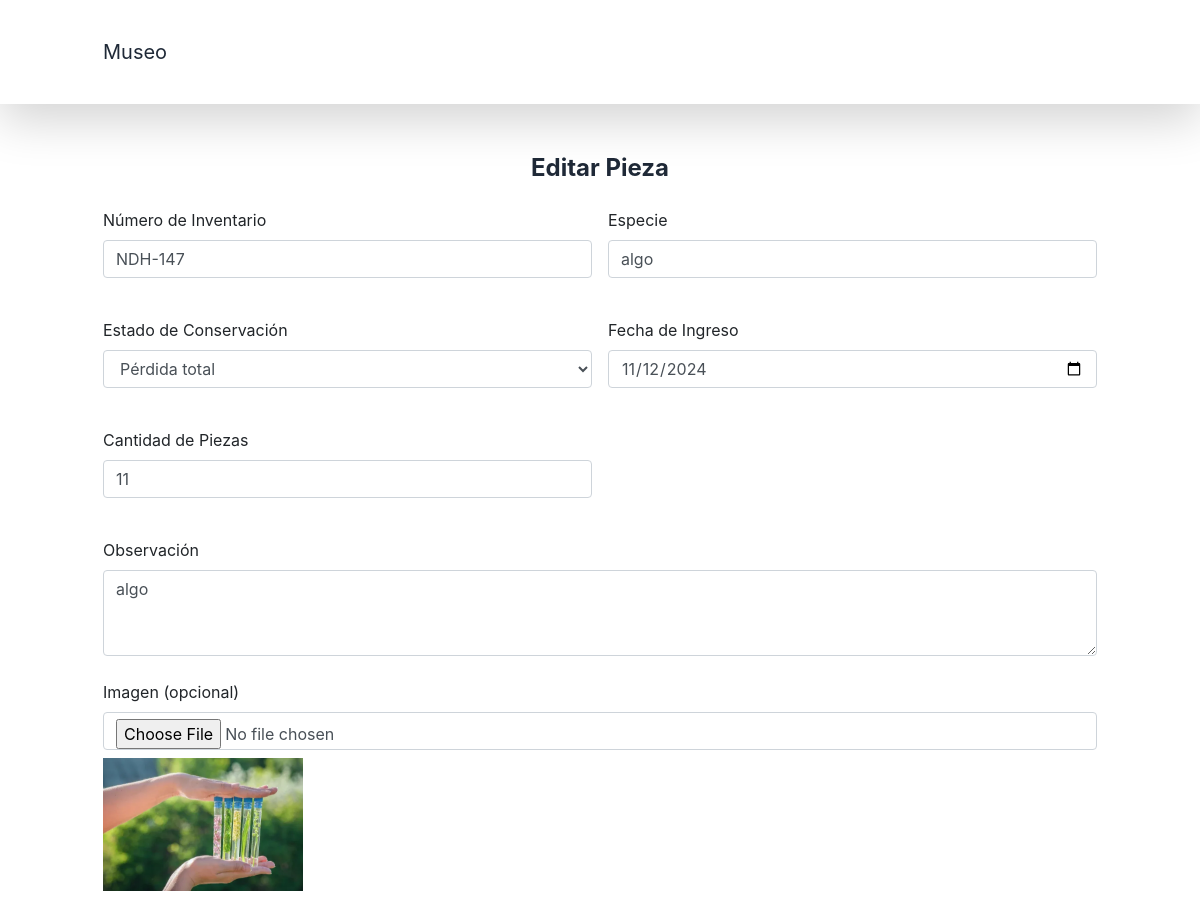
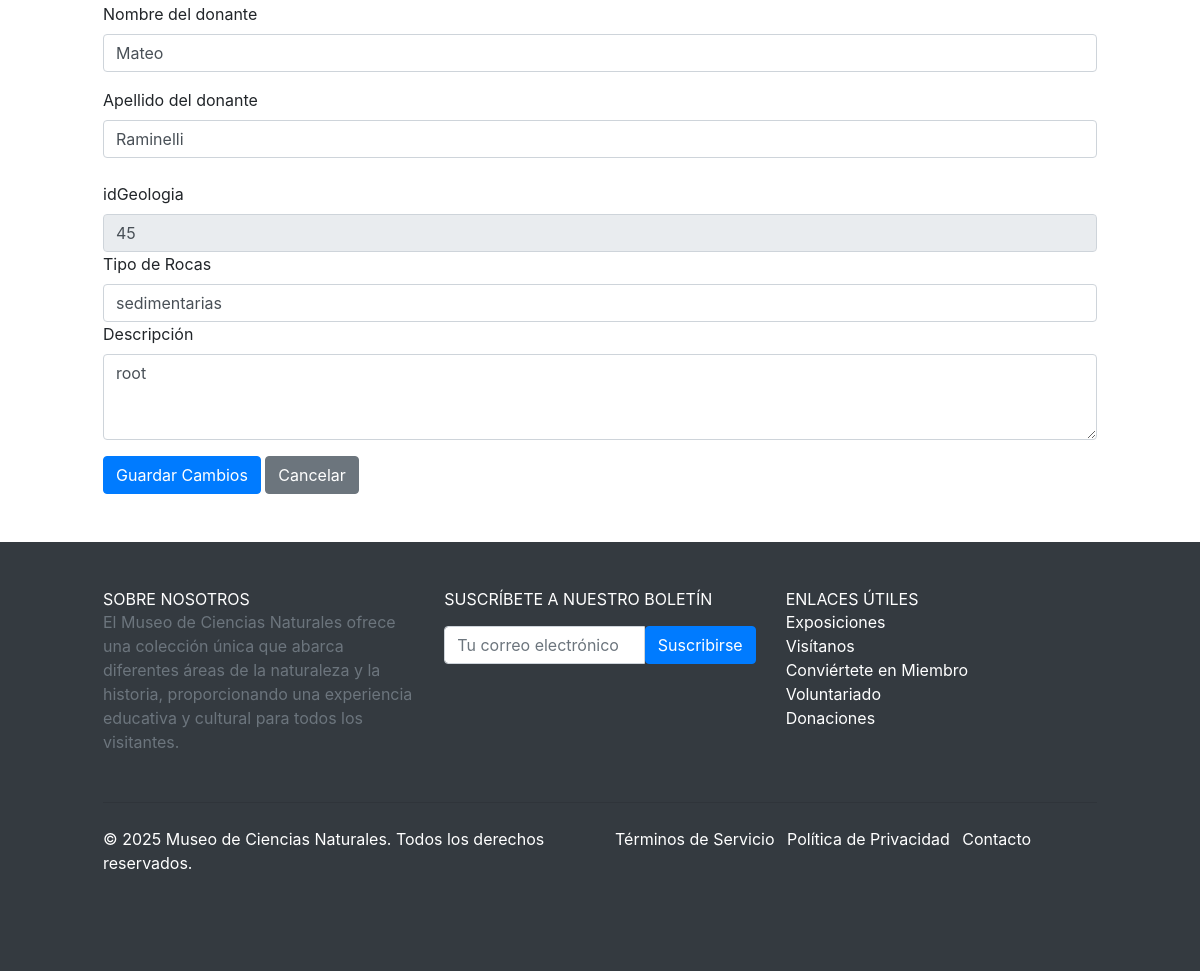
The page /listados/funciones/editarPieza.php?id=147&clasificacion=Geología (signed in) on the database its author committed (2 pictures, top to bottom).
### tables this page shows
CREATE TABLE `pieza` (
  `idPieza` int(11) NOT NULL,
  `num_inventario` varchar(255) DEFAULT NULL,
  `especie` varchar(255) DEFAULT NULL,
  `estado_conservacion` varchar(255) DEFAULT NULL,
  `fecha_ingreso` date DEFAULT NULL,
  `cantidad_de_piezas` varchar(255) DEFAULT NULL,
  `clasificacion` varchar(255) DEFAULT NULL,
  `observacion` varchar(255) DEFAULT NULL,
  `imagen` varchar(255) DEFAULT NULL,
  `Donante_idDonante` int(11) NOT NULL
);

CREATE TABLE `donante` (
  `idDonante` int(11) NOT NULL,
  `nombre` varchar(255) DEFAULT NULL,
  `apellido` varchar(255) DEFAULT NULL,
  `fecha` date DEFAULT NULL
);

CREATE TABLE `geologia` (
  `idGeologia` int(11) NOT NULL,
  `tipo_rocas` varchar(255) DEFAULT NULL,
  `descripcion` longtext DEFAULT NULL,
  `Pieza_idPieza` int(11) NOT NULL
);

### modelo/pieza.php (called while the page is built, shortened)
<?php
require_once "bd.php";
class Pieza {
    protected $conection;
    private function getConection() {
        $db = new Db();
        $this->conection = $db->conection;
    }
public function getPiezaByIdAndClasificacionAndDonante($id, $clasificacion) {
    $clasificacionTablaMap = [
        'Paleontología' => 'Paleontologia',
        'Osteología' => 'Osteologia',
        'Ictiología' => 'Ictiologia',
        'Geología' => 'Geologia',
        'Botánica' => 'botanica',
        'Zoología' => 'Zoologia',
        'Arqueología' => 'Arqueologia',
        'Octología' => 'Octologia'
    ];
    $tablaRelacionada = $clasificacionTablaMap[$clasificacion];
    $sql = "SELECT *
    FROM pieza
    INNER JOIN $tablaRelacionada ON pieza.idPieza = $tablaRelacionada.Pieza_idPieza
    INNER JOIN donante ON pieza.Donante_idDonante = donante.idDonante
    WHERE pieza.idPieza = ?;
    ";
    $stmt = $this->conection->prepare($sql);
    $stmt->execute([$id]);
    return $stmt->fetch(PDO::FETCH_ASSOC);
}
}
?>

### modelo/bd.php (called while the page is built, shortened)
<?php
class Db {
	public function __construct($host='localhost',$db_name='museo',$db_user='root',$db_pass='') {
		$this->host = $host;
		$this->db = $db_name;
		$this->user = $db_user;
		$this->pass = $db_pass;
		try {
           $this->conection = new PDO('mysql:host='.$this->host.'; dbname='.$this->db, $this->user, $this->pass);
        } catch (PDOException $e) {
            echo $e->getCode()." ; ".$e->getMessage();
            exit();
        }
	}
}

### listados/funciones/editarPieza.php (the view, shortened to what this page needs)
<?php
require_once "../../modelo/bd.php";
require_once "../../modelo/pieza.php";
if ($_SERVER['REQUEST_METHOD'] == 'GET') {
    if (isset($_GET['id']) && isset($_GET['clasificacion'])) {
        $idPieza = filter_input(INPUT_GET, 'id', FILTER_VALIDATE_INT);
        $clasificacion = $_GET['clasificacion'];
        if ($idPieza && $clasificacion) {
            $pieza = new Pieza();
            $datos = $pieza->getPiezaByIdAndClasificacionAndDonante($idPieza, $clasificacion);
        } else {
            echo "ID o clasificación no válidos.";
        }
    } else {
        echo "Parámetros no recibidos.";
    }
}
?>
<!DOCTYPE html>
<html lang="es">
<head>
    <link rel="stylesheet" href="https://stackpath.bootstrapcdn.com/bootstrap/4.5.2/css/bootstrap.min.css">
    <script src="https://cdn.tailwindcss.com"></script>
</head>
<body>
<?php include('../../includes/navFunciones.php') ?>
<div class="container my-5">
    <h2 class="text-center text-2xl font-bold text-gray-800 mb-4">Editar Pieza</h2>
    <form action="./cargarPieza.php" method="post" id="piezaForm" enctype="multipart/form-data">
        <div class="grid grid-cols-1 md:grid-cols-2 gap-4 mb-4">
            <div class="mb-3">
                <label for="num_inventario" class="form-label">Número de Inventario</label>
                <input type="text" class="form-control" id="num_inventario" name="num_inventario" required
                       value="<?= isset($datos['num_inventario']) ? htmlspecialchars($datos['num_inventario']) : '' ?>">
            </div>
            <div class="mb-3">
                <label for="especie" class="form-label">Especie</label>
                <input type="text" class="form-control" id="especie" name="especieP" required
                       value="<?= isset($datos['especie']) ? htmlspecialchars($datos['especie']) : '' ?>">
            </div>
        </div>
        <div class="grid grid-cols-1 md:grid-cols-2 gap-4 mb-4">
        <div class="mb-3">
    <label for="estado_conservacion" class="form-label">Estado de Conservación</label>
    <select class="form-select form-control" id="estado_conservacion" name="estado_conservacion" required>
        <option value="Pérdida total" <?= (isset($datos['estado_conservacion']) && $datos['estado_conservacion'] == 'Pérdida total') ? 'selected' : '' ?>>Pérdida total</option>
    </select>
</div>
<div class="mb-3">
    <label for="fecha_ingreso" class="form-label">Fecha de Ingreso</label>
    <input
        type="date"
        class="form-control"
        id="fecha_ingreso"
        name="fecha_ingreso"
        required
        max="<?= date('Y-m-d') ?>"
        value="<?= isset($datos['fecha_ingreso']) ? htmlspecialchars($datos['fecha_ingreso']) : '' ?>"
        onchange="validarFecha(this)"
    >
</div>
</div>
        <div class="grid grid-cols-1 md:grid-cols-2 gap-4 mb-4">
            <div class="mb-3">
                <label for="cantidad_de_piezas" class="form-label">Cantidad de Piezas</label>
                <input type="number" class="form-control" id="cantidad_de_piezas" name="cantidad_de_piezas" required
                value="<?= isset($datos['cantidad_de_piezas']) ? htmlspecialchars($datos['cantidad_de_piezas']) : '' ?>"
                min="1"
                >
            </div>
        </div>
        <div class="mb-4">
            <label for="observacion" class="form-label">Observación</label>
            <textarea class="form-control" id="observacion" name="observacion" rows="3" required><?= isset($datos['observacion']) ? htmlspecialchars($datos['observacion']) : '' ?></textarea>
        </div>
        <div class="mb-4">
            <label for="imagen" class="form-label">Imagen (opcional)</label>
            <input type="file" class="form-control" id="imagen" name="imagen">
            <?php if (isset($datos['imagen']) && !empty($datos['imagen'])) { ?>
                <img src="../../assets/uploads/<?= $datos['imagen'] ?>" alt="Imagen actual" class="mt-2" width="200">
            <?php } ?>
        </div>
        <div class="mb-4 bg-white rounded ">
            <div class="mb-3">
                <label for="nombre" class="form-label">Nombre del donante</label>
                <input type="text" id="donante_nombre" class="form-control" name="donante_nombre" value="<?= htmlspecialchars($datos['nombre']) ?>" >
            </div>
            <div class="mb-3">
                <label for="apellido" class="form-label">Apellido del donante</label>
                <input type="text" id="donante_apellido" class="form-control" name="donante_apellido" value="<?= htmlspecialchars($datos['apellido']) ?>" >
            </div>
        </div>
        <?php if ($clasificacion == 'Arqueología') { ?>
    <div id="form-arqueologia" class="form-group mb-3">
        <label for="idArqueologia" class="form-label">IdPaleontologia</label>
        <input type="text" class="form-control" name="idArqueologia" value="<?= isset($datos['idArqueologia']) ? htmlspecialchars($datos['idArqueologia']) : '' ?>" readonly>
        <label for="integridad_historica" class="form-label">Integridad Histórica</label>
        <input type="text" class="form-control" id="integridad_historica" name="integridad_historica" value="<?= isset($datos['integridad_historica']) ? htmlspecialchars($datos['integridad_historica']) : '' ?>" required>
        <label for="estetica" class="form-label">Estética</label>
        <input type="text" class="form-control" id="estetica" name="estetica" value="<?= isset($datos['estetica']) ? htmlspecialchars($datos['estetica']) : '' ?>" required>
        <label for="material" class="form-label">Material</label>
        <input type="text" class="form-control" id="material" name="material" value="<?= isset($datos['material']) ? htmlspecialchars($datos['material']) : '' ?>" required>
    </div>
<?php } elseif ($clasificacion == 'Geología') { ?>
    <div id="form-geologia" class="form-group mb-3">
        <label for="idGeologia" class="form-label">idGeologia</label>
        <input type="text" class="form-control" name="idGeologia" value="<?= isset($datos['idGeologia']) ? htmlspecialchars($datos['idGeologia']) : '' ?>" readonly>
        <label for="tipo_rocas" class="form-label">Tipo de Rocas</label>
        <input type="text" class="form-control" id="tipo_rocas" name="tipo_rocas" value="<?= isset($datos['tipo_rocas']) ? htmlspecialchars($datos['tipo_rocas']) : '' ?>" required>
        <label for="descripcion" class="form-label">Descripción</label>
        <textarea class="form-control" id="descripcion" name="descripcion" rows="3" required><?= isset($datos['descripcion']) ? htmlspecialchars($datos['descripcion']) : '' ?></textarea>
    </div>
<?php } ?>
        <button type="submit" class="btn btn-primary">Guardar Cambios</button>
        <a href="../piezasListado.php" class="btn btn-secondary">Cancelar</a>
    </form>
</div>
</body>
<?php include("../../includes/footer.php"); ?>
</html>

### rows shown on the page
pieza: num_inventario "NDH-147", especieP "algo", estado_conservacion "Pérdida total", fecha_ingreso "11/12/2024", cantidad_de_piezas "11", observacion "algo", imagen (picture), donante_nombre "Mateo", donante_apellido "Raminelli", idGeologia "45", tipo_rocas "sedimentarias"
geologia: descripcion "root"
